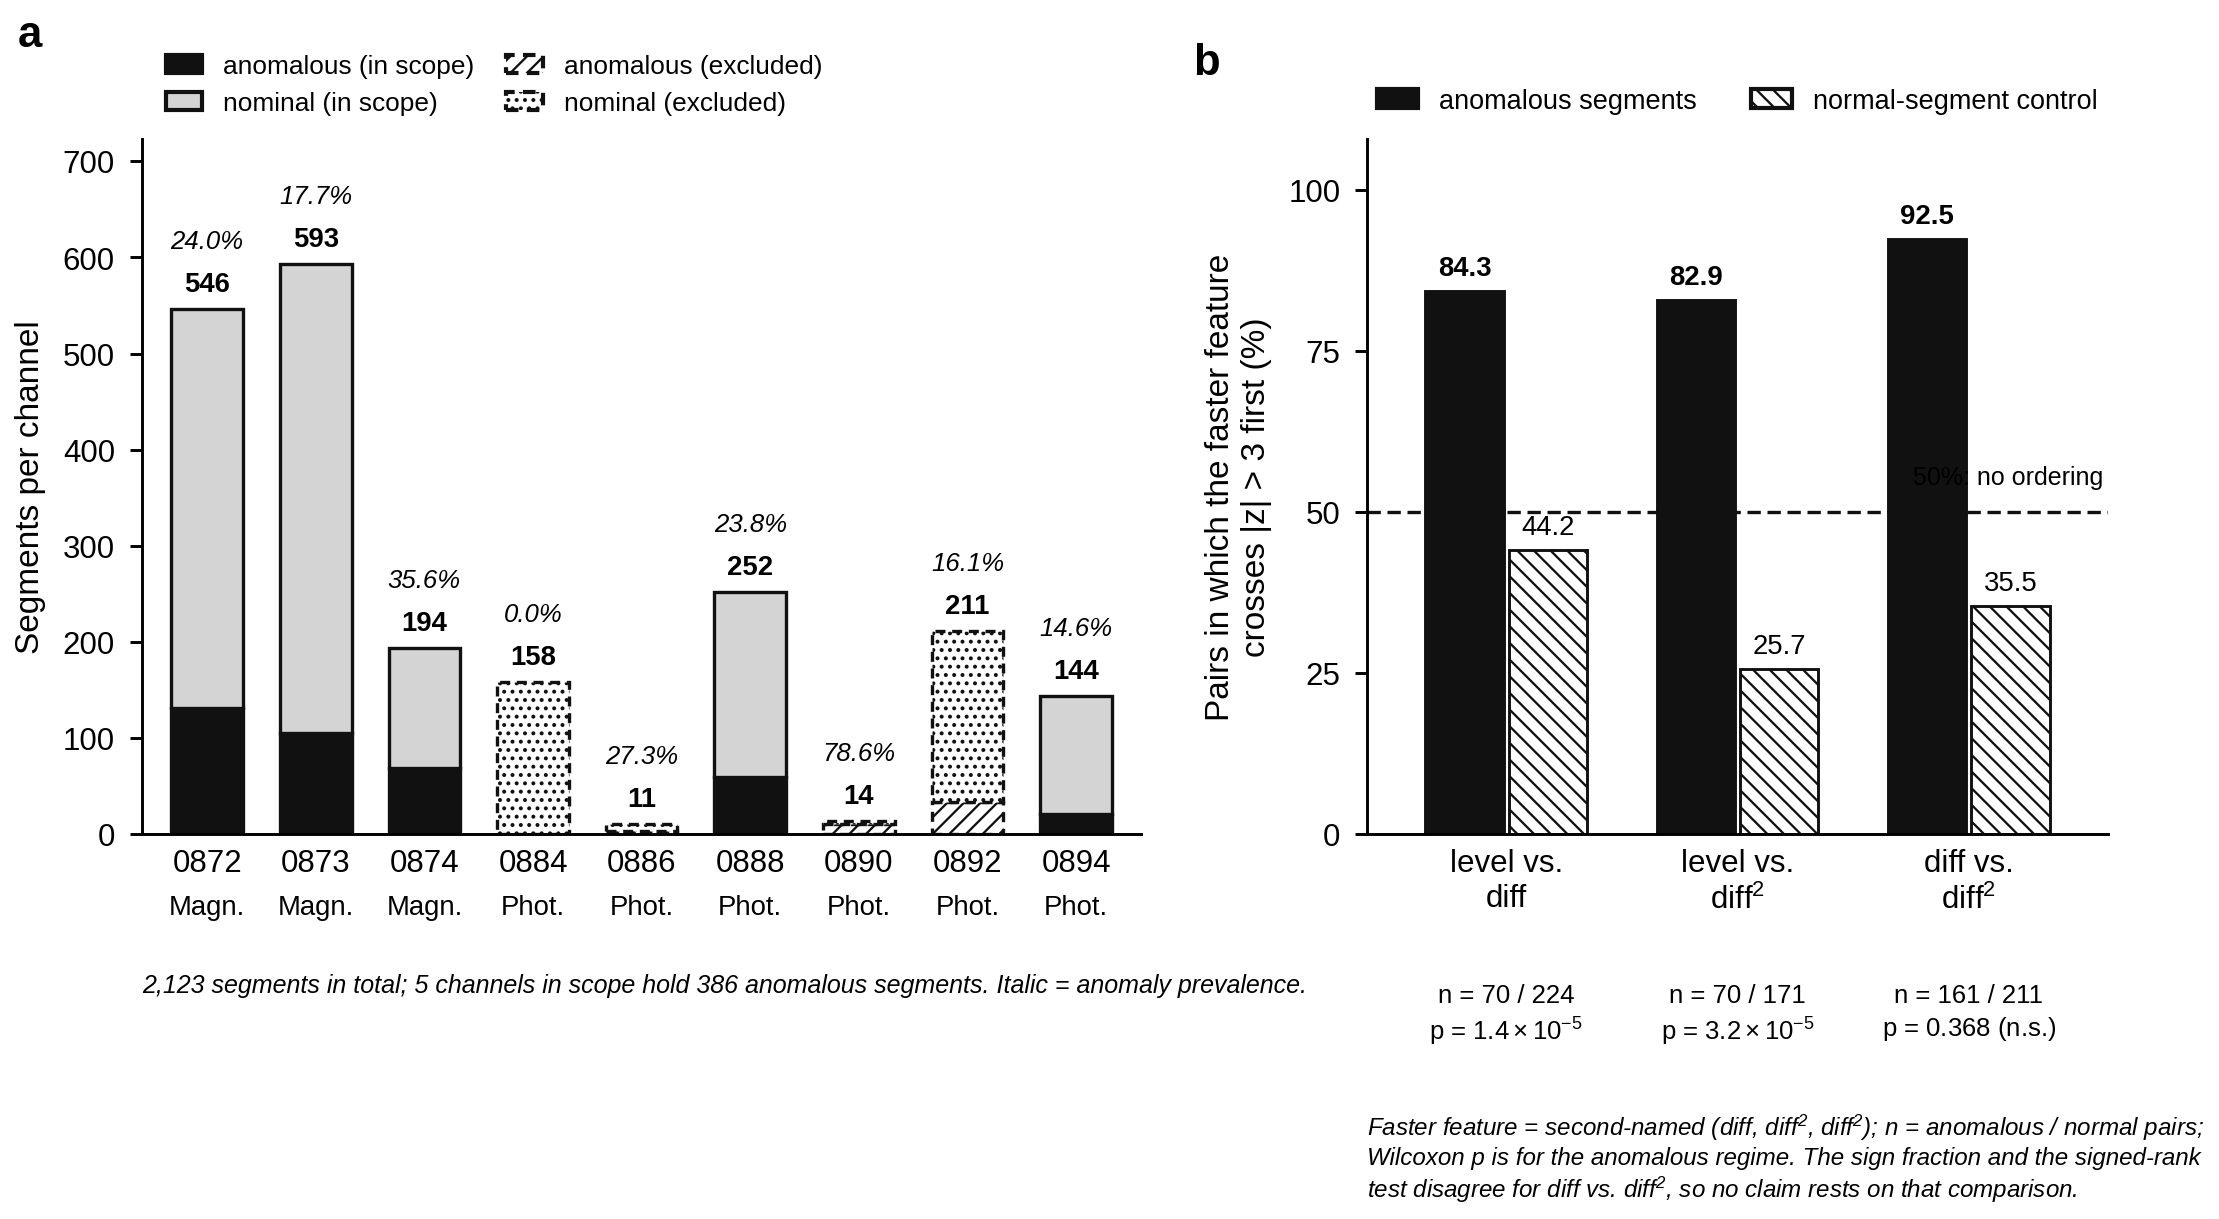

The script that saved this image:
"""
fig05_dataset_and_precedence.py

Reproduces Figure 5 (OPS-SAT-AD dataset composition, and the pooled
anomalous-vs-normal-control temporal-precedence comparison) from:
    data/raw/  (segment metadata)
    results/layer3/temporal_precedence.csv
    results/layer3/temporal_precedence_normal_control.csv

Falls back to Table 1 / Table 9 / Table 10 of the README when those
artifacts are not present.

Output: results/figures/fig05_dataset_and_precedence.png
"""

import os

import matplotlib.pyplot as plt
import numpy as np
import pandas as pd

HERE = os.path.dirname(os.path.abspath(__file__))
RESULTS = os.path.abspath(os.path.join(HERE, ".."))
OUT_PATH = os.path.join(HERE, "fig05_dataset_and_precedence.png")

TEMPORAL_PRECEDENCE_CSV = os.path.join(RESULTS, "layer3", "temporal_precedence.csv")
NORMAL_CONTROL_CSV = os.path.join(RESULTS, "layer3", "temporal_precedence_normal_control.csv")

# --- Table 1 fallback (segment composition) --------------------------------
TABLE1 = pd.DataFrame(
    [
        ("CADC0872", "Magn.", 131, 415, False),
        ("CADC0873", "Magn.", 105, 488, False),
        ("CADC0874", "Magn.", 69, 125, False),
        ("CADC0884", "Phot.", 0, 158, True),
        ("CADC0886", "Phot.", 3, 8, True),
        ("CADC0888", "Phot.", 60, 192, False),
        ("CADC0890", "Phot.", 11, 3, True),
        ("CADC0892", "Phot.", 34, 177, True),
        ("CADC0894", "Phot.", 21, 123, False),
    ],
    columns=["channel", "sensor", "n_anom", "n_nom", "excluded"],
)

# --- Table 9 + Table 10 fallback (precedence sign fractions) ---------------
PRECEDENCE = pd.DataFrame(
    [
        ("level vs.\ndiff", 70, 224, 84.3, 44.2, 1.4e-5),
        ("level vs.\ndiff\u00b2", 70, 171, 82.9, 25.7, 3.2e-5),
        ("diff vs.\ndiff\u00b2", 161, 211, 92.5, 35.5, 0.368),
    ],
    columns=["comparison", "n_anom", "n_normal", "pct_anom", "pct_normal", "p_wilcoxon"],
)


def load_table1():
    return TABLE1  # segment metadata is not redistributed; always uses README Table 1


def load_precedence():
    if os.path.exists(TEMPORAL_PRECEDENCE_CSV) and os.path.exists(NORMAL_CONTROL_CSV):
        anom = pd.read_csv(TEMPORAL_PRECEDENCE_CSV)
        normal = pd.read_csv(NORMAL_CONTROL_CSV)
        return anom, normal
    print(f"[fig05] pipeline CSVs not found; using Table 9/10 fallback.")
    return None, None


def main():
    df1 = load_table1()
    anom_csv, normal_csv = load_precedence()
    prec = PRECEDENCE if anom_csv is None else PRECEDENCE  # fallback used either way for the composed sign-fraction table

    fig, (ax_a, ax_b) = plt.subplots(1, 2, figsize=(15, 7))

    # --- Panel a: segments per channel, anomalous vs nominal --------------
    x = np.arange(len(df1))
    for i, (_, row) in enumerate(df1.iterrows()):
        anom_color = "0.75" if row["excluded"] else "0.1"
        anom_hatch = "//" if row["excluded"] else None
        nom_color = "0.95" if row["excluded"] else "0.85"
        nom_hatch = ".." if row["excluded"] else None
        ax_a.bar(i, row["n_anom"], color=anom_color, hatch=anom_hatch, edgecolor="black")
        ax_a.bar(i, row["n_nom"], bottom=row["n_anom"], color=nom_color, hatch=nom_hatch, edgecolor="black")
        total = row["n_anom"] + row["n_nom"]
        pct = 100 * row["n_anom"] / total if total else 0
        ax_a.text(i, total + 15, f"{pct:.1f}%", ha="center", fontsize=8, style="italic")
        ax_a.text(i, total + 40, f"{int(total)}", ha="center", fontsize=9, fontweight="bold")

    ax_a.set_xticks(x)
    ax_a.set_xticklabels([f"{c.replace('CADC0', '')}\n{s}" for c, s in zip(df1["channel"], df1["sensor"])], fontsize=8)
    ax_a.set_ylabel("Segments per channel")
    ax_a.set_title("a", loc="left", fontweight="bold", fontsize=14)
    from matplotlib.patches import Patch
    ax_a.legend(handles=[
        Patch(facecolor="0.1", edgecolor="black", label="anomalous (in scope)"),
        Patch(facecolor="0.85", edgecolor="black", label="nominal (in scope)"),
        Patch(facecolor="0.75", edgecolor="black", hatch="//", label="anomalous (excluded)"),
        Patch(facecolor="0.95", edgecolor="black", hatch="..", label="nominal (excluded)"),
    ], loc="upper right", fontsize=7.5)
    total_segs = int((df1["n_anom"] + df1["n_nom"]).sum())
    scoped = df1[~df1["excluded"]]
    scoped_anom = int(scoped["n_anom"].sum())
    ax_a.text(0, -0.28, f"{total_segs:,} segments in total; 5 channels in scope hold {scoped_anom} "
              "anomalous segments. Italic = anomaly prevalence.",
              transform=ax_a.transAxes, fontsize=8, style="italic")

    # --- Panel b: precedence ordering, anomalous vs normal control --------
    x2 = np.arange(len(prec))
    width = 0.35
    ax_b.bar(x2 - width / 2, prec["pct_anom"], width, color="0.1", edgecolor="black", label="anomalous segments")
    ax_b.bar(x2 + width / 2, prec["pct_normal"], width, color="0.85", hatch="//", edgecolor="black",
             label="normal-segment control")
    for xi, v in zip(x2 - width / 2, prec["pct_anom"]):
        ax_b.text(xi, v + 1.5, f"{v:.1f}", ha="center", fontsize=10, fontweight="bold")
    for xi, v in zip(x2 + width / 2, prec["pct_normal"]):
        label = f"{v:.1f}" if v != 50 else "50%\nno ordering"
        ax_b.text(xi, v + 1.5, label, ha="center", fontsize=9)

    ax_b.axhline(50, color="black", linestyle="--", linewidth=1)
    ax_b.set_xticks(x2)
    ax_b.set_xticklabels(prec["comparison"])
    ax_b.set_ylabel("Pairs in which the faster feature\ncrosses |z| > 3 first (%)")
    ax_b.set_ylim(0, 105)
    ax_b.legend(fontsize=9, loc="upper left")
    ax_b.set_title("b", loc="left", fontweight="bold", fontsize=14)

    n_labels = [f"n = {int(a)} / {int(n)}" for a, n in zip(prec["n_anom"], prec["n_normal"])]
    p_labels = [f"p = {p:.1e}" if p < 0.05 else f"p = {p:.3f} (n.s.)" for p in prec["p_wilcoxon"]]
    for xi, nl, pl in zip(x2, n_labels, p_labels):
        ax_b.text(xi, -12, nl, ha="center", fontsize=8, transform=ax_b.transData, clip_on=False)
        ax_b.text(xi, -18, pl, ha="center", fontsize=8, transform=ax_b.transData, clip_on=False)

    ax_b.text(0, -0.30,
              "Faster feature = second-named (diff, diff\u00b2, diff\u00b2); n = anomalous / normal pairs;\n"
              "Wilcoxon p is for the anomalous regime. The sign fraction and the signed-rank\n"
              "test disagree for diff vs. diff\u00b2, so no claim rests on that comparison.",
              transform=ax_b.transAxes, fontsize=7.5, style="italic", va="top")

    plt.tight_layout()
    fig.savefig(OUT_PATH, dpi=200, bbox_inches="tight")
    print(f"[fig05] wrote {OUT_PATH}")


if __name__ == "__main__":
    main()
